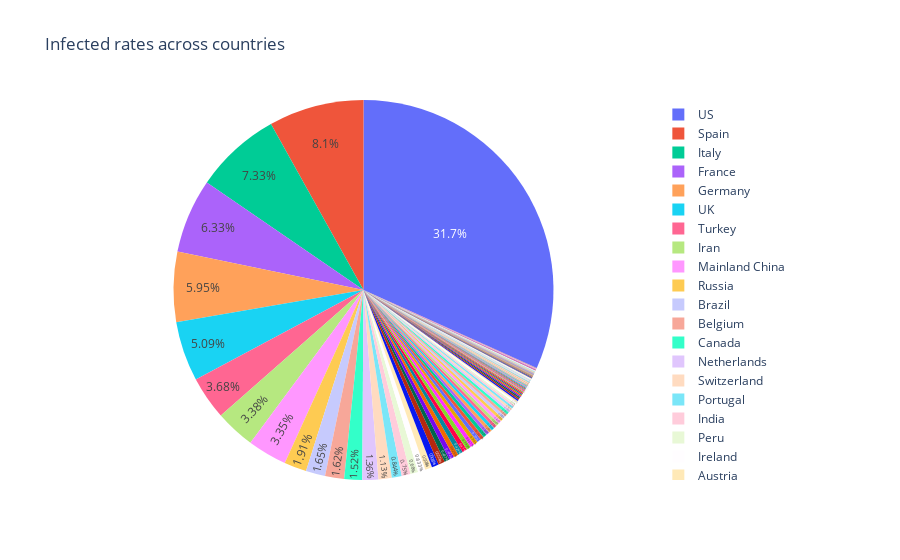

Source (notebook cell):
### Code cell
fig = px.pie(mod_data, values='Confirmed', names= 'Country',
             title='Infected rates across countries',
              hover_data=['Country'])
fig.update_traces(textposition='inside')
fig.show()

### Figure 1 — Plotly figure (JSON) as saved in the notebook; plotly's stock layout.template omitted (floating-point values rounded to 4 significant figures; data arrays with more than 128 entries replaced by an {"elided": "..."} marker saying what was removed)
{"data": [{"customdata": {"elided": "187x1 str values"}, "domain": {"x": [0, 1], "y": [0, 1]}, "hovertemplate": "Country=%{label}<br>Confirmed=%{value}<extra></extra>", "labels": {"elided": "187 str values"}, "legendgroup": "", "name": "", "showlegend": true, "textposition": "inside", "type": "pie", "values": {"elided": "187 int values"}}], "layout": {"legend": {"tracegroupgap": 0}, "title": {"text": "Infected rates across countries"}}}
